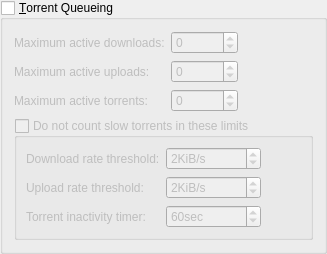
                                                    <widget class="QGroupBox" name="checkEnableQueueing">
                                                        <property name="title">
                                                            <string>&amp;Torrent Queueing</string>
                                                        </property>
                                                        <property name="checkable">
                                                            <bool>true</bool>
                                                        </property>
                                                        <property name="checked">
                                                            <bool>false</bool>
                                                        </property>
                                                        <layout class="QGridLayout" name="gridLayout_2">
                                                            <item row="0" column="0">
                                                                <widget class="QLabel" name="label_max_active_dl">
                                                                    <property name="text">
                                                                        <string>Maximum active downloads:</string>
                                                                    </property>
                                                                </widget>
                                                            </item>
                                                            <item row="0" column="1">
                                                                <widget class="QSpinBox" name="spinMaxActiveDownloads">
                                                                    <property name="specialValueText">
                                                                        <string>∞</string>
                                                                    </property>
                                                                    <property name="minimum">
                                                                        <number>-1</number>
                                                                    </property>
                                                                    <property name="maximum">
                                                                        <number>2147483647</number>
                                                                    </property>
                                                                </widget>
                                                            </item>
                                                            <item row="1" column="0">
                                                                <widget class="QLabel" name="label_max_active_up">
                                                                    <property name="text">
                                                                        <string>Maximum active uploads:</string>
                                                                    </property>
                                                                </widget>
                                                            </item>
                                                            <item row="1" column="1">
                                                                <widget class="QSpinBox" name="spinMaxActiveUploads">
                                                                    <property name="specialValueText">
                                                                        <string>∞</string>
                                                                    </property>
                                                                    <property name="minimum">
                                                                        <number>-1</number>
                                                                    </property>
                                                                    <property name="maximum">
                                                                        <number>2147483647</number>
                                                                    </property>
                                                                </widget>
                                                            </item>
                                                            <item row="2" column="0">
                                                                <widget class="QLabel" name="maxActiveTorrents_lbl">
                                                                    <property name="text">
                                                                        <string>Maximum active torrents:</string>
                                                                    </property>
                                                                </widget>
                                                            </item>
                                                            <item row="2" column="1">
                                                                <widget class="QSpinBox" name="spinMaxActiveTorrents">
                                                                    <property name="specialValueText">
                                                                        <string>∞</string>
                                                                    </property>
                                                                    <property name="minimum">
                                                                        <number>-1</number>
                                                                    </property>
                                                                    <property name="maximum">
                                                                        <number>2147483647</number>
                                                                    </property>
                                                                </widget>
                                                            </item>
                                                            <item row="0" column="2">
                                                                <spacer name="horizontalSpacer_7">
                                                                    <property name="orientation">
                                                                        <enum>Qt::Horizontal</enum>
                                                                    </property>
                                                                    <property name="sizeHint" stdset="0">
                                                                        <size>
                                                                            <width>40</width>
                                                                            <height>20</height>
                                                                        </size>
                                                                    </property>
                                                                </spacer>
                                                            </item>
                                                            <item row="3" column="0" colspan="3">
                                                                <widget class="QGroupBox" name="checkIgnoreSlowTorrentsForQueueing">
                                                                    <property name="title">
                                                                        <string>Do not count slow torrents in these limits</string>
                                                                    </property>
                                                                    <property name="checkable">
                                                                        <bool>true</bool>
                                                                    </property>
                                                                    <property name="checked">
                                                                        <bool>false</bool>
                                                                    </property>
                                                                    <layout class="QGridLayout" name="gridLayout_13">
                                                                        <item row="0" column="1">
                                                                            <widget class="QSpinBox" name="spinDownloadRateForSlowTorrents">
                                                                                <property name="suffix">
                                                                                    <string>KiB/s</string>
                                                                                </property>
                                                                                <property name="maximum">
                                                                                    <number>2000000</number>
                                                                                </property>
                                                                                <property name="value">
                                                                                    <number>2</number>
                                                                                </property>
                                                                            </widget>
                                                                        </item>
                                                                        <item row="1" column="1">
                                                                            <widget class="QSpinBox" name="spinUploadRateForSlowTorrents">
                                                                                <property name="suffix">
                                                                                    <string>KiB/s</string>
                                                                                </property>
                                                                                <property name="maximum">
                                                                                    <number>2000000</number>
                                                                                </property>
                                                                                <property name="value">
                                                                                    <number>2</number>
                                                                                </property>
                                                                            </widget>
                                                                        </item>
                                                                        <item row="1" column="0">
                                                                            <widget class="QLabel" name="labelUploadRateForSlowTorrents">
                                                                                <property name="text">
                                                                                    <string>Upload rate threshold:</string>
                                                                                </property>
                                                                            </widget>
                                                                        </item>
                                                                        <item row="0" column="0">
                                                                            <widget class="QLabel" name="labelDownloadRateForSlowTorrents">
                                                                                <property name="text">
                                                                                    <string>Download rate threshold:</string>
                                                                                </property>
                                                                            </widget>
                                                                        </item>
                                                                        <item row="0" column="2">
                                                                            <spacer name="horizontalSpacer_9">
                                                                                <property name="orientation">
                                                                                    <enum>Qt::Horizontal</enum>
                                                                                </property>
                                                                                <property name="sizeHint" stdset="0">
                                                                                    <size>
                                                                                        <width>40</width>
                                                                                        <height>20</height>
                                                                                    </size>
                                                                                </property>
                                                                            </spacer>
                                                                        </item>
                                                                        <item row="2" column="1">
                                                                            <widget class="QSpinBox" name="spinSlowTorrentsInactivityTimer">
                                                                                <property name="suffix">
                                                                                    <string extracomment="seconds">sec</string>
                                                                                </property>
                                                                                <property name="minimum">
                                                                                    <number>1</number>
                                                                                </property>
                                                                                <property name="maximum">
                                                                                    <number>999999</number>
                                                                                </property>
                                                                                <property name="value">
                                                                                    <number>60</number>
                                                                                </property>
                                                                            </widget>
                                                                        </item>
                                                                        <item row="2" column="0">
                                                                            <widget class="QLabel" name="labelSlowTorrentInactivityTimer">
                                                                                <property name="text">
                                                                                    <string>Torrent inactivity timer:</string>
                                                                                </property>
                                                                            </widget>
                                                                        </item>
                                                                    </layout>
                                                                </widget>
                                                            </item>
                                                        </layout>
                                                    </widget>
